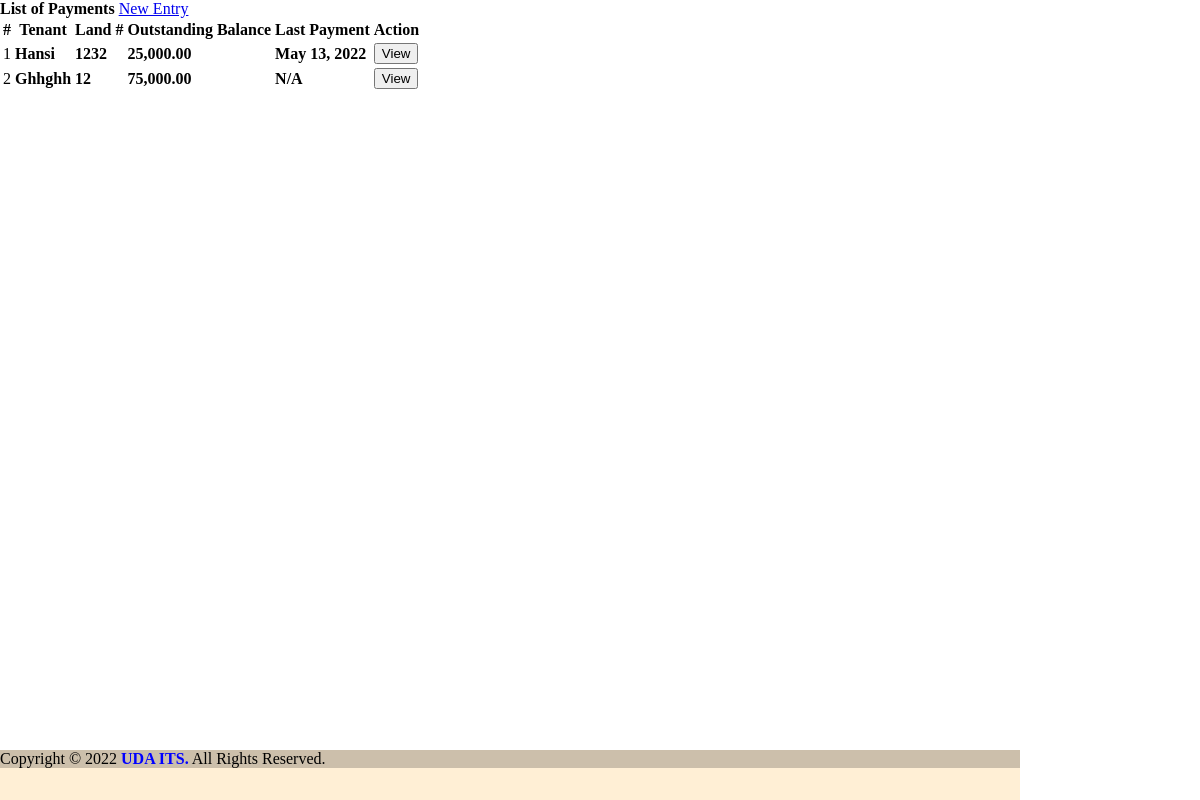
The page /payments.php on the database as committed earlier.
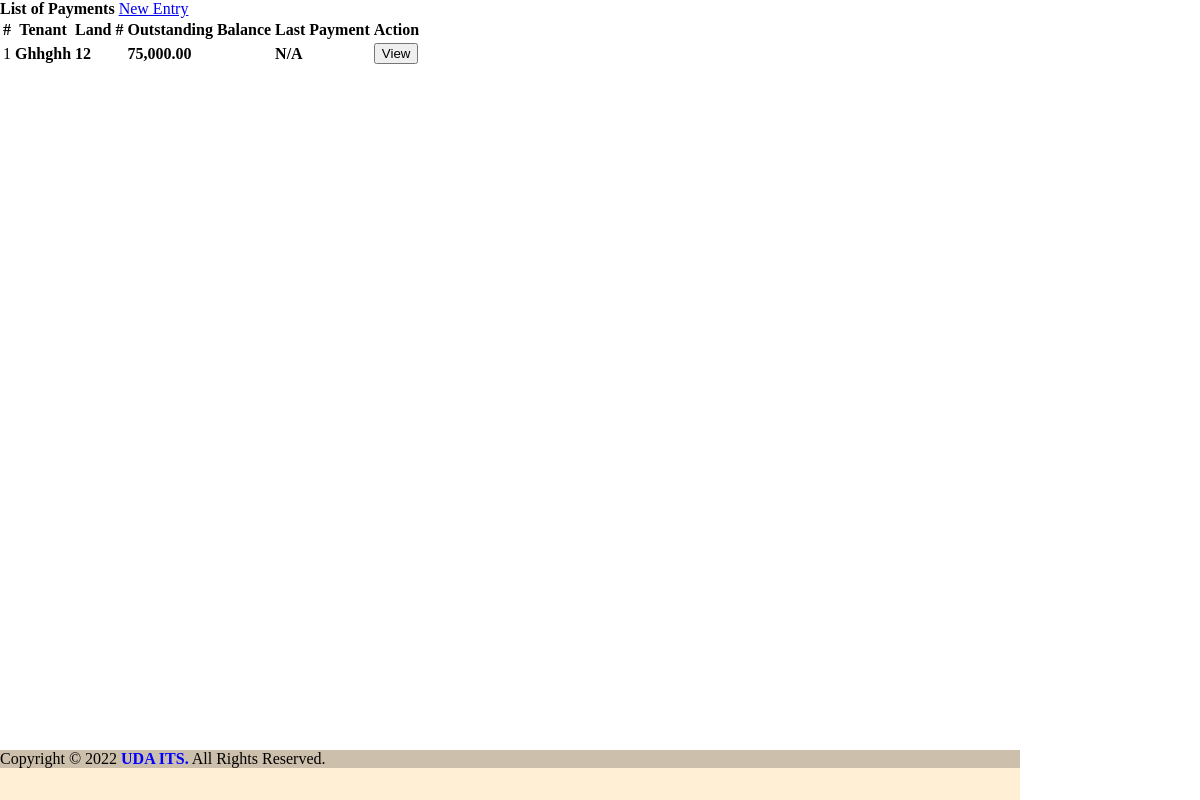
The same page on the database as committed later.
### tables this page shows
CREATE TABLE `tenants` (
  `id` int(11) NOT NULL,
  `agref` varchar(20) NOT NULL,
  `fileno` varchar(50) NOT NULL,
  `procode` varchar(50) NOT NULL,
  `cuscode` varchar(50) NOT NULL,
  `privadd` varchar(500) NOT NULL,
  `extent` varchar(20) NOT NULL,
  `planno` varchar(25) NOT NULL,
  `lotno` varchar(50) NOT NULL,
  `allodate` date NOT NULL,
  `phyhodate` date NOT NULL,
  `expdate` date NOT NULL,
  `monrent` float NOT NULL,
  `tax` int(11) NOT NULL,
  `secudep` int(11) NOT NULL,
  `secureceipt` varchar(50) NOT NULL,
  `intrst` int(11) NOT NULL,
  `apprv` varchar(50) NOT NULL,
  `dperiod` varchar(50) NOT NULL,
  `damnt` int(11) NOT NULL,
  `oic` varchar(100) NOT NULL,
  `rrdav` varchar(100) NOT NULL,
  `firstname` varchar(100) NOT NULL,
  `email` varchar(100) NOT NULL,
  `contact` varchar(50) NOT NULL,
  `house_id` int(11) NOT NULL,
  `status` tinyint(1) NOT NULL DEFAULT 1 COMMENT '1 = active, 0= inactive',
  `date_in` date NOT NULL
);

CREATE TABLE `houses` (
  `id` int(11) NOT NULL,
  `house_no` varchar(50) NOT NULL,
  `sub_land_no` varchar(50) NOT NULL,
  `lnd_add` varchar(300) NOT NULL,
  `category_id` int(11) NOT NULL,
  `description` text NOT NULL,
  `price` double NOT NULL
);

CREATE TABLE `payments` (
  `id` int(11) NOT NULL,
  `tenant_id` int(11) NOT NULL,
  `amount` float NOT NULL,
  `invoice` varchar(50) NOT NULL,
  `invoicedate` date NOT NULL,
  `date_created` datetime NOT NULL DEFAULT current_timestamp()
);

### payments.php (the view, shortened to what this page needs)
<?php include('db_connect.php');?>
<div class="container-fluid">
	<div class="col-lg-12">
		<div class="row">
			<div class="col-md-12">
				<div class="card">
					<div class="card-header">
						<b>List of Payments</b>
						<span class="float:right"><a class="btn btn-primary btn-block btn-sm col-sm-2 float-right" href="javascript:void(0)" id="new_payment">
					<i class="fa fa-plus"></i> New Entry
				</a></span>
					</div>
					<div class="card-body">
						<table class="table table-condensed table-bordered table-hover">
							<thead>
								<tr>
									<th class="text-center">#</th>
									<th class="">Tenant</th>
									<th class="">Land #</th>
									<th class="">Outstanding Balance</th>
									<th class="">Last Payment</th>
									<th class="text-center">Action</th>
								</tr>
							</thead>
							<tbody>
								<?php
								$i = 1;
								$tenants =$conn->query("SELECT t.*,concat(t.firstname) as name,h.house_no,h.price FROM tenants t inner join houses h on h.id = t.house_id where t.status = 1 order by h.house_no desc ");
								while($row=$tenants->fetch_assoc()):
									$months = abs(strtotime(date('Y-m-d')." 23:59:59") - strtotime($row['date_in']." 23:59:59"));
									$months = floor(($months) / (30*60*60*24));
									$payable = $row['price'] * $months;
									$paid = $conn->query("SELECT SUM(amount) as paid FROM payments where tenant_id =".$row['id']);
									$last_payment = $conn->query("SELECT * FROM payments where tenant_id =".$row['id']." order by unix_timestamp(date_created) desc limit 1");
									$paid = $paid->num_rows > 0 ? $paid->fetch_array()['paid'] : 0;
									$last_payment = $last_payment->num_rows > 0 ? date("M d, Y",strtotime($last_payment->fetch_array()['date_created'])) : 'N/A';
									$outstanding = $payable - $paid;
								?>
								<tr>
									<td class="text-center"><?php echo $i++ ?></td>
									<td class="">
										 <p> <b><?php echo ucwords($row['name']) ?></b></p>
									</td>
									<td class="">
										 <p> <b><?php echo $row['house_no'] ?></b></p>
									</td>
									<td class="text-right">
										 <p> <b><?php echo number_format($outstanding,2) ?></b></p>
									</td>
									<td class="">
										 <p><b><?php echo  $last_payment ?></b></p>
									</td>
									<td class="text-center">
										<button class="btn btn-sm btn-outline-primary view_payment" type="button" data-id="<?php echo $row['id'] ?>" >View</button>
									</td>
								</tr>
								<?php endwhile; ?>
							</tbody>
						</table>
					</div>
				</div>
			</div>
		</div>
	</div>
</div>
<?php  include "footer.php";  ?>

### footer.php (shortened to what this page needs)
<!DOCTYPE html>
<html lang="en">
<head>
</head>
<body>
<footer class="bg-light text-center text-lg-start" >
    <div class="text-left p-3 " style="background-color: rgba(0, 0, 0, 0.2);" >
    Copyright © <?php echo date("Y"); ?> <b style="color:blue;">UDA ITS.</b> All Rights Reserved.
    </div>
</footer>
</body>
</html>

### footer.php (style rules this page uses)
body { min-height:100vh; margin:0;padding:0; position:relative; }
footer { background:PapayaWhip; }
body { position: relative; }
body::after { content: ''; display: block; height: 50px; }
footer { position: absolute; bottom: 0; width: 85%; height: 50px; }

### payments.php (style rules this page uses)
td { vertical-align: middle !important; }
td p { margin: unset }

Rows that differ between the two databases and show on the page:
removed tenants: name "Hansi", house.house_no "1232", outstanding "25,000.00", payments.date_created "May 13, 2022"
